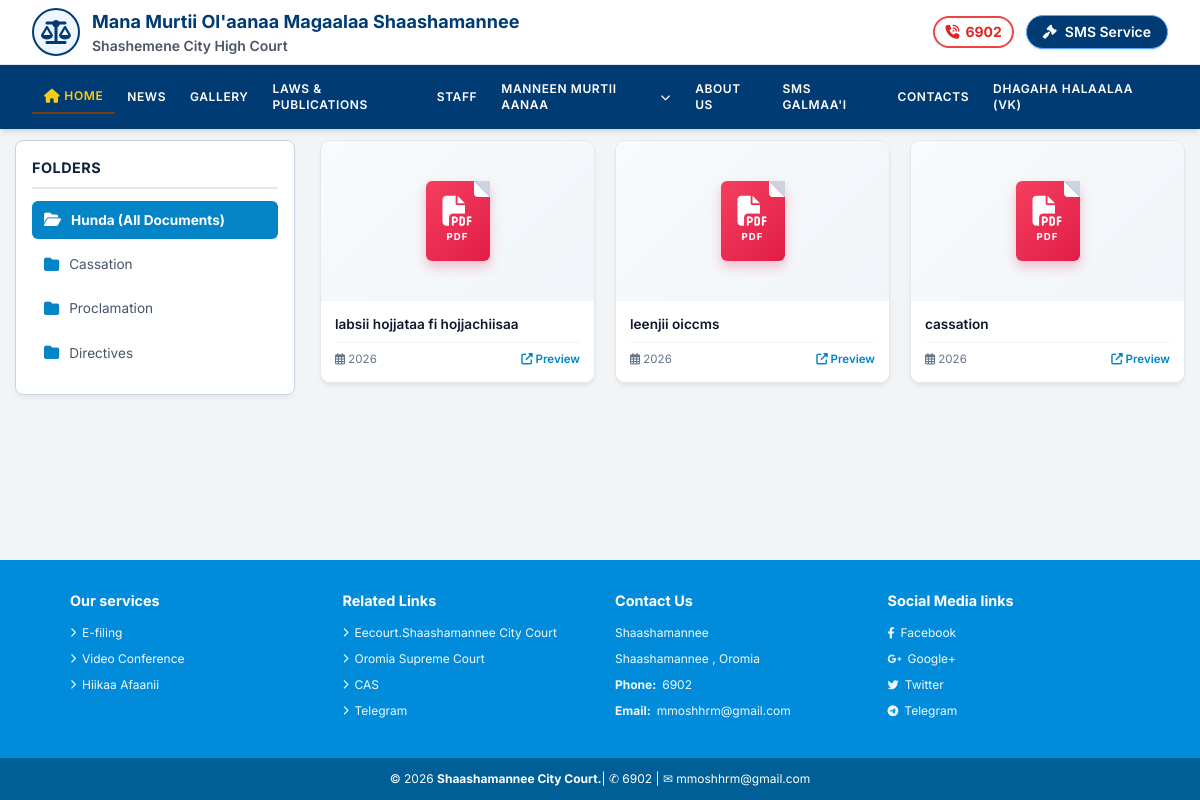
The app's page /laws.php with its own data.
### tables this page shows
CREATE TABLE `folders` (
  `id` int(11) NOT NULL,
  `folder_name` varchar(100) NOT NULL,
  `slug` varchar(100) NOT NULL
);

CREATE TABLE `laws_publications` (
  `id` int(11) NOT NULL,
  `title` varchar(255) NOT NULL,
  `category` varchar(255) NOT NULL,
  `pub_date` date NOT NULL DEFAULT current_timestamp(),
  `doc_url` varchar(255) NOT NULL,
  `description` text NOT NULL
);

### laws.php (the view, shortened to what this page needs)
<?php
require_once 'db.php';
$foldersStmt = $pdo->query("SELECT * FROM folders ORDER BY id ASC");
$folders = $foldersStmt->fetchAll();
$currentFolder = isset($_GET['folder']) ? $_GET['folder'] : 'all';
if ($currentFolder !== 'all') {
    $pubStmt = $pdo->prepare("SELECT * FROM laws_publications WHERE doc_url = ?");
    $pubStmt->execute([$currentFolder]);
} else {
    $pubStmt = $pdo->query("SELECT * FROM laws_publications ORDER BY id DESC");
}
$publications = $pubStmt->fetchAll();
?>
<!DOCTYPE html>
<html lang="om">
<head>
    <link rel="stylesheet" href="https://cdnjs.cloudflare.com/ajax/libs/font-awesome/6.4.0/css/all.min.css">
</head>
<body>
    <nav>
        <?php
        if (file_exists('header.php')) {
            require_once('header.php');
        } else {
            echo '<div class="nav-container"><ul class="nav-menu"><li><a href="index.php">Mataa Fakkii</a></li><li class="active"><a href="laws.php">Laws & Publications</a></li></ul></div>';
        }
        ?>
    </nav>
    <div class="main-layout">
        <aside class="folders-sidebar">
            <div class="folders-title">Folders</div>
            <ul class="folder-list">
                <li class="folder-item">
                    <a href="laws.php?folder=all" class="folder-link <?= $currentFolder === 'all' ? 'active' : '' ?>">
                        <i class="fas fa-folder-open"></i>
                        <span>Hunda (All Documents)</span>
                    </a>
                </li>
                <?php foreach ($folders as $folder): ?>
                    <li class="folder-item">
                        <a href="laws.php?folder=<?= htmlspecialchars($folder['slug']) ?>" class="folder-link <?= $currentFolder === $folder['slug'] ? 'active' : '' ?>">
                            <i class="fas fa-folder"></i>
                            <span><?= htmlspecialchars($folder['folder_name']) ?></span>
                        </a>
                    </li>
                <?php endforeach; ?>
            </ul>
        </aside>
        <main>
            <div class="documents-grid">
                <?php if (count($publications) > 0): ?>
                    <?php foreach ($publications as $pub): ?>
                        <div class="doc-card" onclick="openPdfModal('<?= htmlspecialchars($pub['doc_url'], ENT_QUOTES) ?>', '<?= htmlspecialchars($pub['title'], ENT_QUOTES) ?>')">
                            <div class="doc-icon-box">
                                <div class="pdf-symbol">
                                    <i class="fa-solid fa-file-pdf"></i>
                                    <span>PDF</span>
                                </div>
                            </div>
                            <div class="doc-footer">
                                <div class="doc-title" title="<?= htmlspecialchars($pub['title']) ?>">
                                    <?= htmlspecialchars($pub['title']) ?>
                                </div>
                                <div class="doc-meta">
                                    <span><i class="far fa-calendar-alt"></i> <?= htmlspecialchars($pub['date'] ?? '2026') ?></span>
                                    <span style="color: #0284c7; font-weight: 600;"><i class="fas fa-external-link-alt"></i> Preview</span>
                                </div>
                            </div>
                        </div>
                    <?php endforeach; ?>
                <?php endif; ?>
            </div>
        </main>
    </div>
    <footer>
        <div class="footer-container">
            <div class="footer-col">
                <h4>Our services</h4>
                <ul>
                    <li><i class="fas fa-chevron-right" style="font-size: 0.6rem;"></i> <a href="#">E-filing</a></li>
                    <li><i class="fas fa-chevron-right" style="font-size: 0.6rem;"></i> <a href="#">Video Conference</a></li>
                    <li><i class="fas fa-chevron-right" style="font-size: 0.6rem;"></i> <a href="#">Hiikaa Afaanii</a></li>
                </ul>
            </div>
            <div class="footer-col">
                <h4>Related Links</h4>
                <ul>
                    <li><i class="fas fa-chevron-right" style="font-size: 0.6rem;"></i> <a href="#">Eecourt.Shaashamannee City Court</a></li>
                    <li><i class="fas fa-chevron-right" style="font-size: 0.6rem;"></i> <a href="#">Oromia Supreme Court</a></li>
                    <li><i class="fas fa-chevron-right" style="font-size: 0.6rem;"></i> <a href="#">CAS</a></li>
                    <li><i class="fas fa-chevron-right" style="font-size: 0.6rem;"></i> <a href="#">Telegram</a></li>
                </ul>
            </div>
            <div class="footer-col">
                <h4>Contact Us</h4>
                <ul>
                    <li>Shaashamannee</li>
                    <li>Shaashamannee , Oromia</li>
                    <li><strong>Phone:</strong> 6902</li>
                    <li><strong>Email:</strong> mmoshhrm@gmail.com</li>
                </ul>
            </div>
            <div class="footer-col">
                <h4>Social Media links</h4>
                <ul>
                    <li><i class="fab fa-facebook-f" style="font-size: 0.7rem;"></i> <a href="#">Facebook</a></li>
                    <li><i class="fab fa-google-plus-g" style="font-size: 0.7rem;"></i> <a href="#">Google+</a></li>
                    <li><i class="fab fa-twitter" style="font-size: 0.7rem;"></i> <a href="#">Twitter</a></li>
                    <li><i class="fab fa-telegram-plane" style="font-size: 0.7rem;"></i> <a href="#">Telegram</a></li>
                </ul>
            </div>
        </div>
        <div class="copyright-bar">
            © 2026 <strong>Shaashamannee City Court.</strong>| ✆ 6902 | ✉ mmoshhrm@gmail.com
        </div>
    </footer>
</body>
</html>

### laws.php (style rules this page uses)
:root { --main-nav-bg: #0c2340; --body-bg: #f0f4f8; --sidebar-bg: #ffffff; --card-bg: #ffffff; --adobe-red: #e11d48; --footer-bg: #008cdb; --footer-dark: #005f96; --text-dark: #1f2937; --red-text: #d9534f; }
* { box-sizing: border-box; margin: 0; padding: 0; font-family: 'Inter', Arial, Helvetica, sans-serif; }
body { background-color: var(--body-bg); color: var(--text-dark); min-height: 100vh; display: flex; flex-direction: column; }
a { text-decoration: none; color: inherit; }
nav { background-color: var(--main-nav-bg); }
.main-layout { max-width: 1280px; margin: 30px auto; padding: 0 15px; display: grid; grid-template-columns: 280px 1fr; gap: 25px; flex-grow: 1; width: 100%; }
.folders-sidebar { background-color: var(--sidebar-bg); border-radius: 8px; border: 1px solid #cbd5e1; padding: 16px; box-shadow: 0 4px 6px -1px rgba(0, 0, 0, 0.05); height: fit-content; }
.folders-title { font-size: 0.9rem; font-weight: bold; color: var(--main-nav-bg); text-transform: uppercase; letter-spacing: 0.5px; margin-bottom: 12px; padding-bottom: 8px; border-bottom: 2px solid #e2e8f0; }
.folder-list { list-style: none; }
.folder-item { margin-bottom: 6px; }
.folder-link { display: flex; align-items: center; gap: 10px; padding: 9px 12px; font-size: 0.85rem; color: #475569; border-radius: 6px; transition: all 0.2s ease; }
.folder-link i { color: #0284c7; font-size: 0.95rem; }
.folder-link.active { background-color: #0284c7; color: #ffffff; font-weight: bold; }
.folder-link.active i { color: #ffffff; }
.documents-grid { display: grid; grid-template-columns: repeat(3, 1fr); gap: 20px; align-content: start; }
.doc-card { background-color: var(--card-bg); border-radius: 10px; border: 1px solid #e2e8f0; box-shadow: 0 4px 6px -1px rgba(0, 0, 0, 0.05), 0 2px 4px -1px rgba(0, 0, 0, 0.03); display: flex; flex-direction: column; overflow: hidden; transition: all 0.3s ease; position: relative; cursor: pointer; }
.doc-icon-box { background: linear-gradient(135deg, #f8fafc 0%, #f1f5f9 100%); height: 160px; display: flex; align-items: center; justify-content: center; border-bottom: 1px solid #f1f5f9; padding: 20px; position: relative; }
.pdf-symbol { width: 64px; height: 80px; background: linear-gradient(135deg, #f43f5e 0%, #e11d48 100%); border-radius: 6px; display: flex; flex-direction: column; align-items: center; justify-content: center; color: #ffffff; font-weight: bold; box-shadow: 0 6px 12px rgba(225, 29, 72, 0.25); position: relative; transition: transform 0.3s ease; }
.pdf-symbol::before { content: ""; position: absolute; top: 0; right: 0; border-width: 0 16px 16px 0; border-style: solid; border-color: #ffffff #cbd5e1; display: block; width: 0; border-bottom-left-radius: 4px; }
.pdf-symbol i { font-size: 30px; margin-bottom: 4px; }
.pdf-symbol span { font-size: 0.6rem; letter-spacing: 1px; text-transform: uppercase; }
.doc-footer { padding: 14px; background-color: #ffffff; display: flex; flex-direction: column; flex-grow: 1; justify-content: space-between; }
.doc-title { font-size: 0.85rem; color: #0f172a; font-weight: 600; line-height: 1.4; display: -webkit-box; -webkit-line-clamp: 2; -webkit-box-orient: vertical; overflow: hidden; text-overflow: ellipsis; margin-bottom: 8px; transition: color 0.2s; }
.doc-meta { display: flex; align-items: center; justify-content: space-between; font-size: 0.72rem; color: #64748b; border-top: 1px solid #f1f5f9; padding-top: 8px; }
footer { background-color: var(--footer-bg); color: #ffffff; margin-top: 50px; padding-top: 30px; }
.footer-container { max-width: 1100px; margin: 0 auto; padding: 0 20px 30px 20px; display: grid; grid-template-columns: repeat(4, 1fr); gap: 30px; }
.footer-col h4 { font-size: 0.9rem; font-weight: bold; margin-bottom: 12px; }
.footer-col ul { list-style: none; }
.footer-col ul li { font-size: 0.75rem; margin-bottom: 8px; color: #f0f8ff; display: flex; align-items: center; gap: 6px; }
.copyright-bar { background-color: var(--footer-dark); text-align: center; padding: 12px; font-size: 0.75rem; color: #ffffff; }

### header.php (style rules this page uses)
body { font-family: 'Inter', sans-serif; background-color: #f4f6f9; color: #333333; padding-top: 110px; }

### records on screen
folders: folder_name "Cassation"
folders: folder_name "Proclamation"
folders: folder_name "Directives"
laws_publications: title "labsii hojjataa fi hojjachiisaa", date "2026"
laws_publications: title "leenjii oiccms", date "2026"
laws_publications: title "cassation", date "2026"
